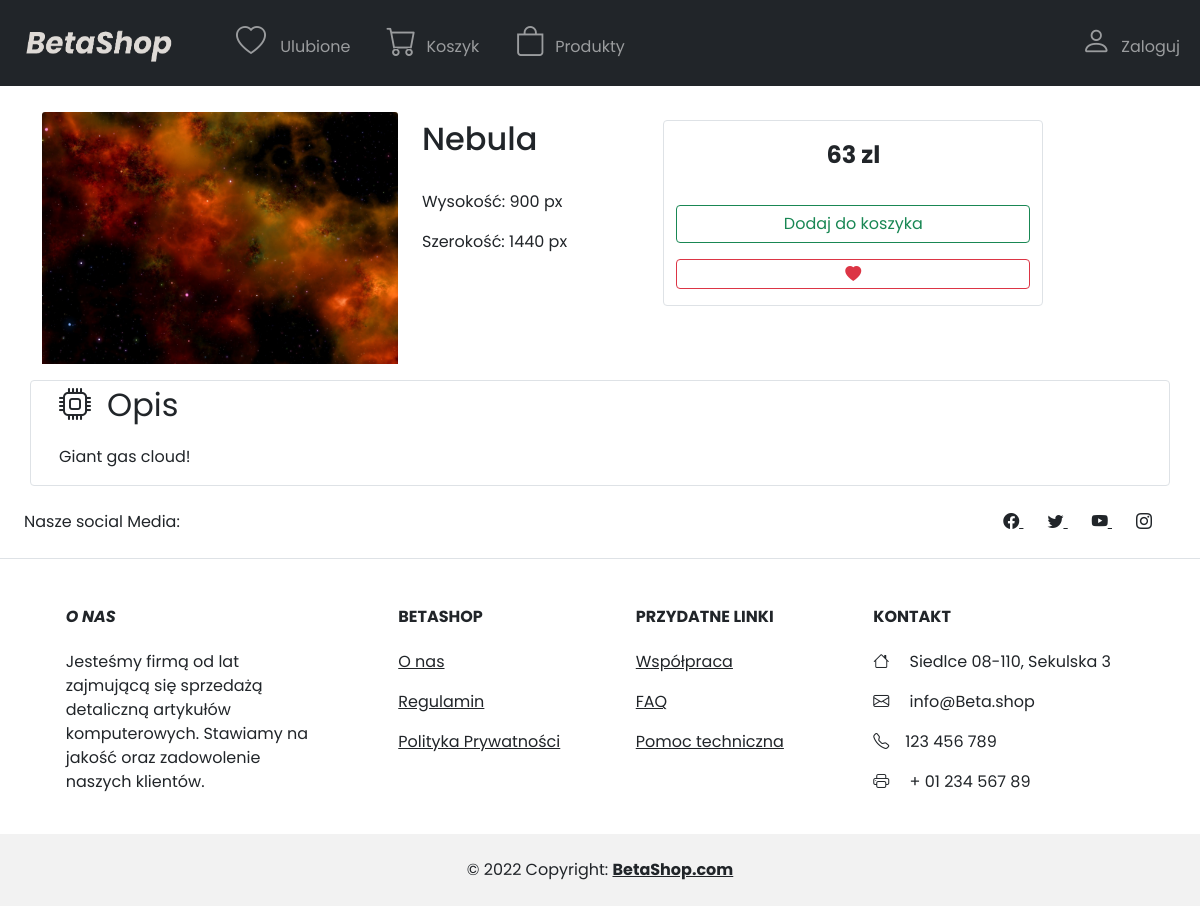
The app's page /strona_produktu.php?id=7 with its own data.
### tables this page shows
create table if not EXISTS pictures (
    picture_id int AUTO_INCREMENT not null,
    pic_name varchar(255) not null,
    price double unsigned,
    description text,
    height int unsigned,
    width int unsigned,
    image_path VARCHAR(255),
    privileges varchar(64),
    category varchar(255),
    author_name varchar(255),
    PRIMARY KEY (picture_id)
);

### strona_produktu.php (the view, shortened to what this page needs)
<html lang="pl">
<head>
	<?php
	require("bootstrapConnection.php");
	require("connection.php");
	$id = $_GET['id'];
	?>
</head>
<body>
	<?php
	require("navbar.php");
	?>
	<section class="page">
		<div class="container">
			<div class="row">
				<div class="col-md-4 col-sm-12">
					<?php
					$zapytanie = $conn->query("SELECT * FROM pictures where picture_id = $id");
					while ($row = $zapytanie->fetch()) {
						if ($row['privileges'] == 'user') {
					?>
							<img src="<?= $row['image_path'] ?>" class="card-img-top" alt="<?= $row['image_path'] ?>">
						<?php
						} else {
						?>
							<a class="text-danger" style="font-size: 1.6em; font-weight: bold; text-align:center;"><u>niewidoczne dla klienta</u></a>
							<img src="<?= $row['image_path'] ?>" class="card-img-top" alt="<?= $row['image_path'] ?>">
						<?php
						}
						?>
				</div>
				<div class="col-md-8 col-sm-12">
					<div class="row mt-2">
						<div class="col-md-4 col-sm-12">
							<h2><?= $row['pic_name']; ?></h2><br>
							<p style="font-size:1em;">Wysokość:
								<?= $row['height'] ?> px
							</p>
							<p style="font-size:1em;">Szerokość:
								<?= $row['width'] ?> px
							</p>
						</div>
						<div class="col-md-6 col-sm-12 border rounded">
							<div class="row py-3">
								<div class="col text-center">
									<p style='font-size:1.5em;' class='fw-bold'>
										<?= $row['price'] ?> zl
									</p>
								</div>
							</div>
							<div class="row">
								<div class="col-12">
									<form action="koszyk.php" method='POST' class="d-flex">
										<input type="submit" id="add" name="add" class="btn btn-outline-success w-100" value="Dodaj do koszyka">
									</form>
								</div>
								<div class="col-12">
									<form action="ulubione.php" method='POST' class="d-flex">
										<button type="submit" id="fav" name="fav" class="btn btn-outline-danger w-100" value="Dodaj do ulubionych">
											<i class="bi bi-heart-fill"></i>
										</button>
									</form>
								</div>
						</div>
					</div>
				</div>
			</div>
			<div class="col-12 border rounded mt-3">
				<p style="font-size:2em;"><i class="bi bi-cpu mx-3"></i>Opis</p>
				<p class="mx-3" style="font-size:1em;"><?= $row['description'] ?></p>
			</div>
		</div>
		</div>
	<?php
					}
	?>
	</section>
	<?php
	include("footer.php");
	?>
</body>
</html>

### main.css (style rules this page uses)
html { height: 100%; }
body { font-family: 'Poppins'; height: 100%; display: flex; flex-direction: column; }

### records on screen
pictures: image_path (picture), pic_name "Nebula", height "900", width "1440", price "63", description "Giant gas cloud!"
